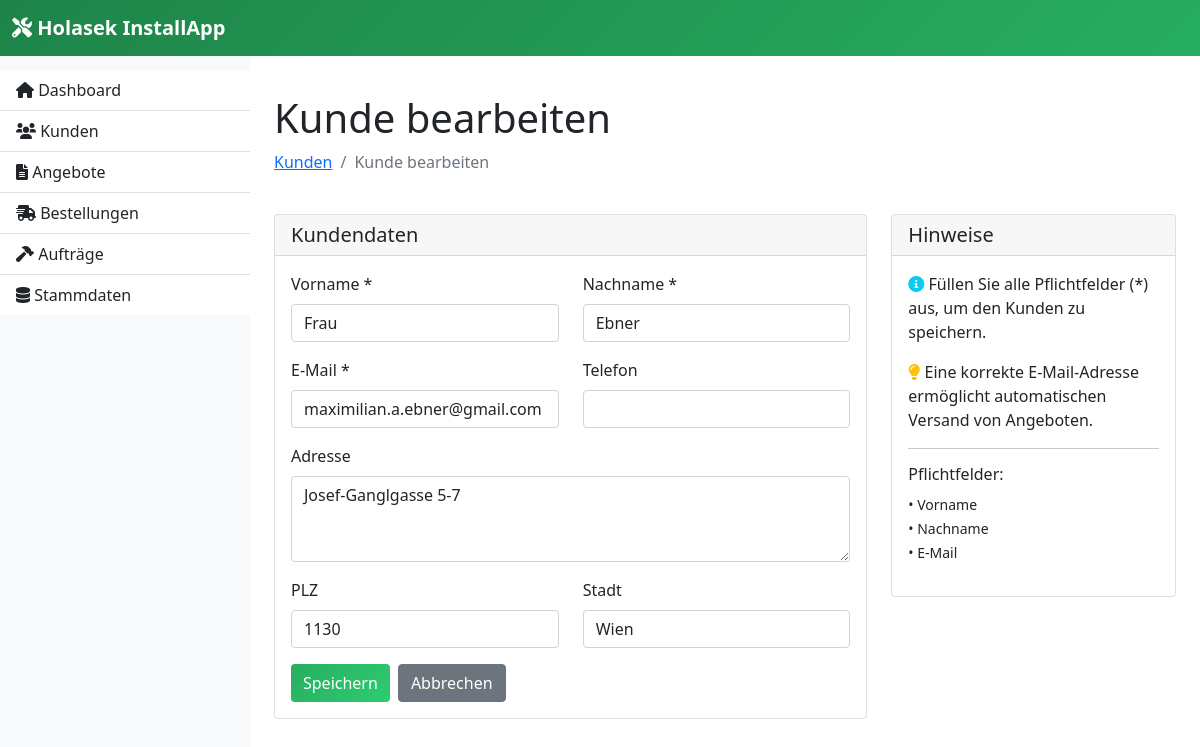
Page /customer/1/edit on the committed database.
### models.py (models this page shows, shortened)
class Customer(db.Model):
    id = db.Column(db.Integer, primary_key=True)
    first_name = db.Column(db.String(100), nullable=False)
    last_name = db.Column(db.String(100), nullable=False)
    email = db.Column(db.String(120), nullable=False)
    phone = db.Column(db.String(20))
    address = db.Column(db.Text)
    city = db.Column(db.String(100))
    postal_code = db.Column(db.String(10))
    created_at = db.Column(db.DateTime, default=datetime.utcnow)
    quotes = db.relationship('Quote', backref='customer', lazy=True)

### app.py (the view, shortened to what this page needs)
    @app.route('/customer/<int:id>/edit', methods=['GET', 'POST'])
    def edit_customer(id):
        customer = Customer.query.get_or_404(id)
        form = CustomerForm(obj=customer)
        return render_template('customer_form.html', form=form, title='Kunde bearbeiten', customer=customer)

### forms.py
class CustomerForm(FlaskForm):
    first_name = StringField('Vorname *', validators=[DataRequired()])
    last_name = StringField('Nachname *', validators=[DataRequired()])
    email = StringField('E-Mail *', validators=[DataRequired(), Email()])
    phone = StringField('Telefon', validators=[Optional()])
    address = TextAreaField('Adresse', validators=[Optional()])
    city = StringField('Stadt', validators=[Optional()])
    postal_code = StringField('PLZ', validators=[Optional()])
    submit = SubmitField('Speichern')

### app.py (called while the page is built)
def create_app():
    app = Flask(__name__)
    app.config.from_object(Config)
    db.init_app(app)
    app.config['UPLOAD_FOLDER'] = os.path.join(app.root_path, 'static', 'uploads')
    app.config['MAX_CONTENT_LENGTH'] = 16 * 1024 * 1024  # 16MB max file size
    os.makedirs(app.config['UPLOAD_FOLDER'], exist_ok=True)
    @app.template_filter('from_json')
    def from_json_filter(value):
        """Konvertiert JSON-String zu Python-Objekt"""
        if not value:
            return []
        try:
            return json.loads(value)
        except (json.JSONDecodeError, TypeError):
            return []
    @app.context_processor
    def inject_global_vars():
        return {
            'get_default_hourly_rate': get_default_hourly_rate
        }
    register_routes(app)
    return app

### templates/customer_form.html (shortened to what this page needs)
{% extends "base.html" %}
{% block content %}
<div class="row">
    <div class="col-12 mb-4">
        <h1>{{ title }}</h1>
        <nav aria-label="breadcrumb">
            <ol class="breadcrumb">
                <li class="breadcrumb-item"><a href="{{ url_for('customers') }}">Kunden</a></li>
                <li class="breadcrumb-item active">{{ title }}</li>
            </ol>
        </nav>
    </div>
</div>
<div class="row">
    <div class="col-lg-8">
        <div class="card">
            <div class="card-header">
                <h5 class="card-title mb-0">Kundendaten</h5>
            </div>
            <div class="card-body">
                <form method="POST">
                    <div class="row">
                        <div class="col-md-6 mb-3">
                            {{ form.first_name.label(class="form-label") }}
                            {{ form.first_name(class="form-control") }}
                        </div>
                        <div class="col-md-6 mb-3">
                            {{ form.last_name.label(class="form-label") }}
                            {{ form.last_name(class="form-control") }}
                        </div>
                    </div>
                    <div class="row">
                        <div class="col-md-6 mb-3">
                            {{ form.email.label(class="form-label") }}
                            {{ form.email(class="form-control") }}
                        </div>
                        <div class="col-md-6 mb-3">
                            {{ form.phone.label(class="form-label") }}
                            {{ form.phone(class="form-control") }}
                        </div>
                    </div>
                    <div class="mb-3">
                        {{ form.address.label(class="form-label") }}
                        {{ form.address(class="form-control", rows="3") }}
                    </div>
                    <div class="row">
                        <div class="col-md-6 mb-3">
                            {{ form.postal_code.label(class="form-label") }}
                            {{ form.postal_code(class="form-control") }}
                        </div>
                        <div class="col-md-6 mb-3">
                            {{ form.city.label(class="form-label") }}
                            {{ form.city(class="form-control") }}
                        </div>
                    </div>
                    <div class="d-flex gap-2">
                        {{ form.submit(class="btn btn-primary") }}
                        <a href="{{ url_for('customers') }}" class="btn btn-secondary">Abbrechen</a>
                    </div>
                </form>
            </div>
        </div>
    </div>
    <div class="col-lg-4">
        <div class="card">
            <div class="card-header">
                <h5 class="card-title mb-0">Hinweise</h5>
            </div>
            <div class="card-body">
                <p class="card-text">
                    <i class="fas fa-info-circle text-info"></i>
                    Füllen Sie alle Pflichtfelder (*) aus, um den Kunden zu speichern.
                </p>
                <p class="card-text">
                    <i class="fas fa-lightbulb text-warning"></i>
                    Eine korrekte E-Mail-Adresse ermöglicht automatischen Versand von Angeboten.
                </p>
                <hr>
                <h6>Pflichtfelder:</h6>
                <ul class="list-unstyled">
                    <li><small>• Vorname</small></li>
                    <li><small>• Nachname</small></li>
                    <li><small>• E-Mail</small></li>
                </ul>
            </div>
        </div>
    </div>
</div>
{% endblock %}

### templates/base.html (style rules this page uses)
.btn-primary { background: linear-gradient(135deg, #27ae60 0%, #2ecc71 100%); border: none; }

### rows in the picture
Customer: first_name "Frau", last_name "Ebner", email "maximilian.a.ebner@gmail.com", address "Josef-Ganglgasse 5-7", postal_code "1130", city "Wien"

### other values in the picture
{{ title }} "Kunde bearbeiten"
